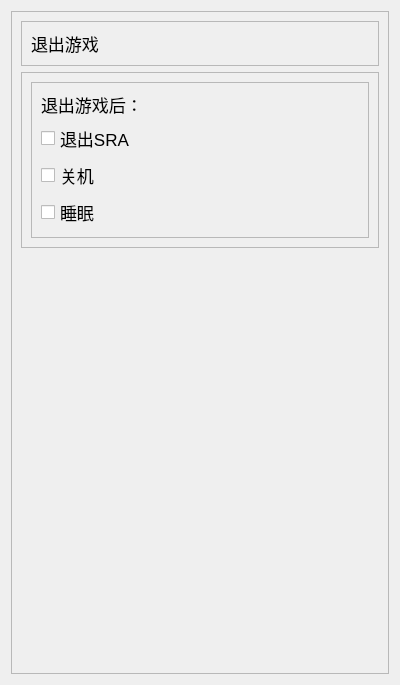
<?xml version="1.0" encoding="UTF-8"?>
<ui version="4.0">
 <class>Form</class>
 <widget class="QWidget" name="Form">
  <property name="geometry">
   <rect>
    <x>0</x>
    <y>0</y>
    <width>400</width>
    <height>685</height>
   </rect>
  </property>
  <property name="font">
   <font>
    <pointsize>13</pointsize>
   </font>
  </property>
  <property name="windowTitle">
   <string>Form</string>
  </property>
  <layout class="QGridLayout" name="gridLayout">
   <item row="0" column="0">
    <widget class="QFrame" name="frame">
     <property name="frameShape">
      <enum>QFrame::Shape::StyledPanel</enum>
     </property>
     <property name="frameShadow">
      <enum>QFrame::Shadow::Raised</enum>
     </property>
     <layout class="QVBoxLayout" name="verticalLayout_2">
      <item>
       <widget class="QFrame" name="frame_1">
        <property name="frameShape">
         <enum>QFrame::Shape::StyledPanel</enum>
        </property>
        <property name="frameShadow">
         <enum>QFrame::Shadow::Raised</enum>
        </property>
        <layout class="QHBoxLayout" name="horizontalLayout">
         <item>
          <widget class="QLabel" name="label">
           <property name="text">
            <string>退出游戏</string>
           </property>
          </widget>
         </item>
         <item>
          <spacer name="horizontalSpacer">
           <property name="orientation">
            <enum>Qt::Orientation::Horizontal</enum>
           </property>
           <property name="sizeHint" stdset="0">
            <size>
             <width>329</width>
             <height>20</height>
            </size>
           </property>
          </spacer>
         </item>
        </layout>
       </widget>
      </item>
      <item>
       <widget class="QFrame" name="frame_2">
        <property name="frameShape">
         <enum>QFrame::Shape::StyledPanel</enum>
        </property>
        <property name="frameShadow">
         <enum>QFrame::Shadow::Raised</enum>
        </property>
        <layout class="QVBoxLayout" name="verticalLayout_3">
         <item>
          <widget class="QFrame" name="frame2_1">
           <property name="frameShape">
            <enum>QFrame::Shape::StyledPanel</enum>
           </property>
           <property name="frameShadow">
            <enum>QFrame::Shadow::Raised</enum>
           </property>
           <layout class="QVBoxLayout" name="verticalLayout">
            <item>
             <widget class="QLabel" name="label2_1">
              <property name="text">
               <string>退出游戏后：</string>
              </property>
             </widget>
            </item>
            <item>
             <widget class="QCheckBox" name="checkBox2_1_1">
              <property name="text">
               <string>退出SRA</string>
              </property>
             </widget>
            </item>
            <item>
             <widget class="QCheckBox" name="checkBox2_1_2">
              <property name="text">
               <string>关机</string>
              </property>
             </widget>
            </item>
            <item>
             <widget class="QCheckBox" name="checkBox2_1_3">
              <property name="text">
               <string>睡眠</string>
              </property>
             </widget>
            </item>
           </layout>
          </widget>
         </item>
        </layout>
       </widget>
      </item>
      <item>
       <spacer name="verticalSpacer">
        <property name="orientation">
         <enum>Qt::Orientation::Vertical</enum>
        </property>
        <property name="sizeHint" stdset="0">
         <size>
          <width>20</width>
          <height>40</height>
         </size>
        </property>
       </spacer>
      </item>
     </layout>
    </widget>
   </item>
  </layout>
 </widget>
 <resources/>
 <connections/>
</ui>
